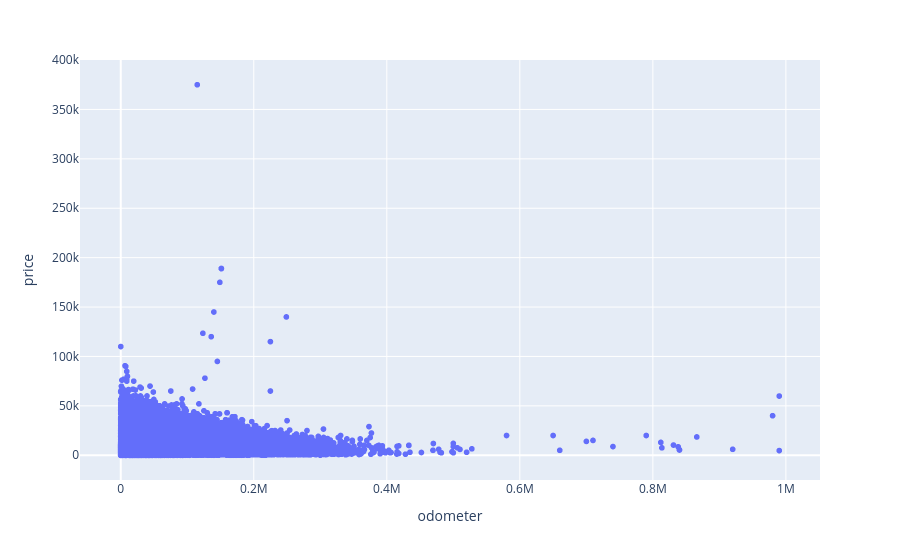

Notebook code for this chart:
### Code cell
# Gráfico de Dispersão

fig = px.scatter(car_data, x="odometer", y="price")
fig.show()

### Figure 1 — Plotly figure (JSON) as saved in the notebook; plotly's stock layout.template omitted (floating-point values rounded to 4 significant figures; data arrays with more than 128 entries replaced by an {"elided": "..."} marker saying what was removed)
{"data": [{"hovertemplate": "odometer=%{x}<br>price=%{y}<extra></extra>", "legendgroup": "", "marker": {"color": "#636efa", "symbol": "circle"}, "mode": "markers", "name": "", "showlegend": false, "type": "scattergl", "x": {"elided": "51525 float values"}, "xaxis": "x", "y": {"elided": "51525 int values"}, "yaxis": "y"}], "layout": {"autosize": true, "legend": {"tracegroupgap": 0}, "margin": {"t": 60}, "xaxis": {"anchor": "y", "autorange": true, "domain": [0, 1], "range": [-59900.0, 1050000.0], "title": {"text": "odometer"}, "type": "linear"}, "yaxis": {"anchor": "x", "autorange": true, "domain": [0, 1], "range": [-29030.0, 404000.0], "title": {"text": "price"}, "type": "linear"}}}
